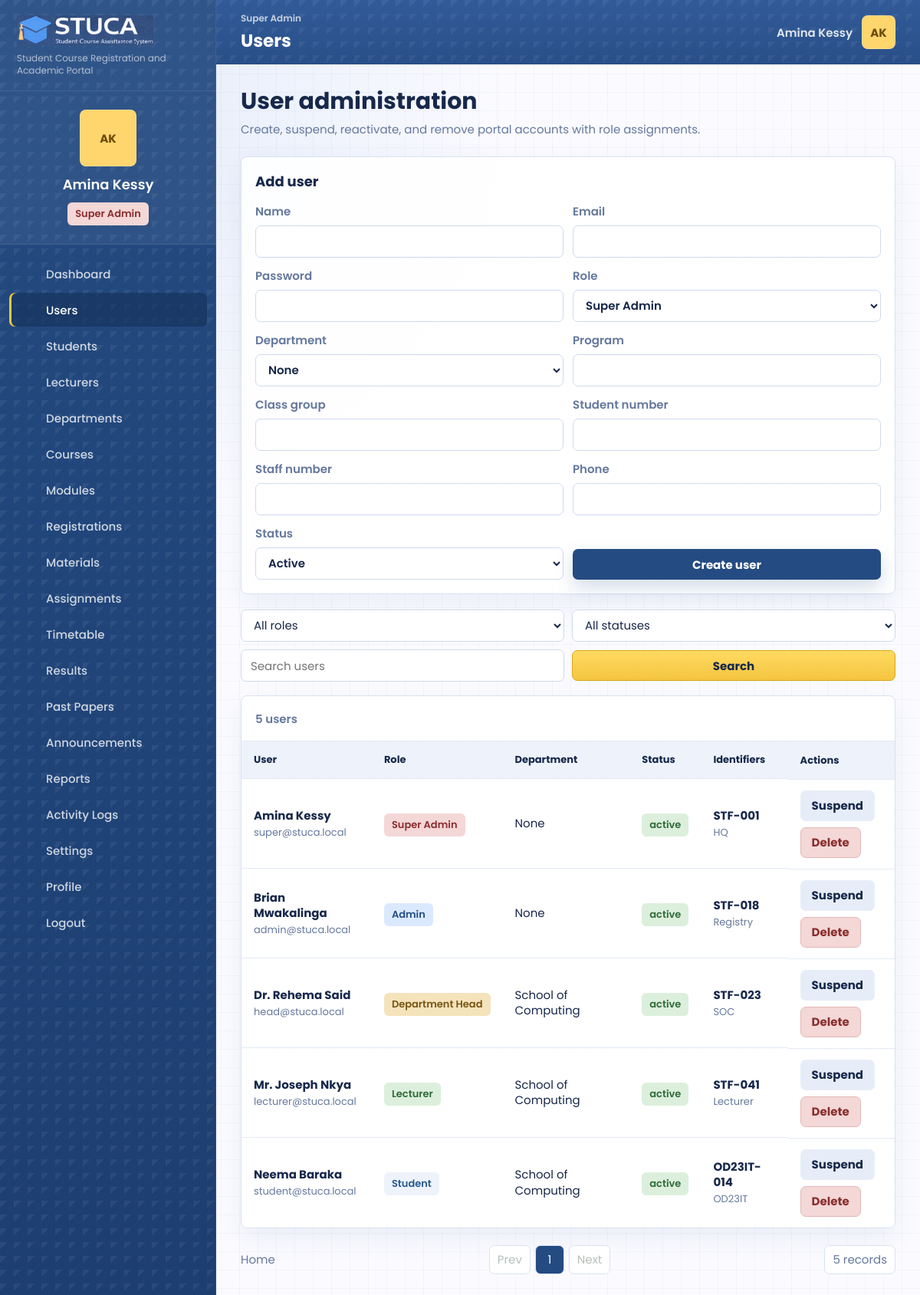
/users.php (signed in), run on the app's committed database.
### tables this page shows
CREATE TABLE users (
    id INT UNSIGNED AUTO_INCREMENT PRIMARY KEY,
    role_id INT UNSIGNED NOT NULL,
    department_id INT UNSIGNED NULL,
    name VARCHAR(140) NOT NULL,
    email VARCHAR(190) NOT NULL UNIQUE,
    password_hash VARCHAR(255) NOT NULL,
    status ENUM('active', 'suspended') NOT NULL DEFAULT 'active',
    student_number VARCHAR(60) NULL UNIQUE,
    staff_number VARCHAR(60) NULL UNIQUE,
    phone VARCHAR(40) NULL,
    program VARCHAR(160) NULL,
    class_group VARCHAR(80) NULL,
    created_at TIMESTAMP DEFAULT CURRENT_TIMESTAMP,
    updated_at TIMESTAMP DEFAULT CURRENT_TIMESTAMP ON UPDATE CURRENT_TIMESTAMP,
    INDEX idx_users_role (role_id),
    INDEX idx_users_department (department_id),
    INDEX idx_users_status (status),
    CONSTRAINT fk_users_role FOREIGN KEY (role_id) REFERENCES roles(id),
    CONSTRAINT fk_users_department FOREIGN KEY (department_id) REFERENCES departments(id) ON DELETE SET NULL
);

CREATE TABLE roles (
    id INT UNSIGNED AUTO_INCREMENT PRIMARY KEY,
    slug VARCHAR(60) NOT NULL UNIQUE,
    name VARCHAR(100) NOT NULL,
    description VARCHAR(255) NULL,
    created_at TIMESTAMP DEFAULT CURRENT_TIMESTAMP,
    updated_at TIMESTAMP DEFAULT CURRENT_TIMESTAMP ON UPDATE CURRENT_TIMESTAMP
);

CREATE TABLE departments (
    id INT UNSIGNED AUTO_INCREMENT PRIMARY KEY,
    name VARCHAR(160) NOT NULL,
    code VARCHAR(30) NOT NULL UNIQUE,
    description TEXT NULL,
    head_user_id INT UNSIGNED NULL,
    created_at TIMESTAMP DEFAULT CURRENT_TIMESTAMP,
    updated_at TIMESTAMP DEFAULT CURRENT_TIMESTAMP ON UPDATE CURRENT_TIMESTAMP,
    INDEX idx_departments_code (code)
);

### public/users.php (the view, shortened to what the rows shown need)
<?php
require dirname(__DIR__) . '/app/bootstrap.php';
$repo = repository();
$filters = [
    'role' => request_value('role'),
    'status' => request_value('status'),
    'search' => request_value('search'),
];
$users = $repo->getUsers($filters);
$pagination = paginate($users, (int) request_value('page', '1'), app_config('items_per_page'));
?>
<section class="page-title-row">
    <div>
        <h2>User administration</h2>
    </div>
</section>
<section class="panel compact">
    <div class="panel-heading">
        <h2>Add user</h2>
    </div>
</section>
<section class="panel table-panel">
    <div class="responsive-table">
        <table>
            <thead>
                <tr>
                    <th>User</th>
                    <th>Role</th>
                    <th>Department</th>
                    <th>Status</th>
                    <th>Identifiers</th>
                    <th>Actions</th>
                </tr>
            </thead>
            <tbody>
                <?php foreach ($pagination['items'] as $record): ?>
                    <tr>
                        <td>
                            <strong><?= e($record['name']) ?></strong>
                            <span><?= e($record['email']) ?></span>
                        </td>
                        <td><span class="pill <?= e(role_badge_class($record['role'])) ?>"><?= e($record['role_name'] ?? role_label($record['role'])) ?></span></td>
                        <td><?= e($record['department_name'] ?? 'None') ?></td>
                        <td><span class="pill <?= $record['status'] === 'active' ? 'success' : 'warning' ?>"><?= e($record['status']) ?></span></td>
                        <td>
                            <strong><?= e($record['student_number'] ?: $record['staff_number'] ?: 'Not set') ?></strong>
                            <span><?= e($record['class_group'] ?? '') ?></span>
                        </td>
                        <td class="action-cell">
                            <form method="post" class="inline-form">
                                <button class="button subtle" type="submit"><?= $record['status'] === 'active' ? 'Suspend' : 'Activate' ?></button>
                            </form>
                            <form method="post" class="inline-form" data-confirm="Delete this account?">
                                <button class="button danger" type="submit">Delete</button>
                            </form>
                        </td>
                    </tr>
                <?php endforeach; ?>
            </tbody>
        </table>
    </div>
</section>

### data on the page
users: name "Amina Kessy", email "super@stuca.local", role.name "Super Admin", department_name "None", status "active", staff_number "STF-001", class_group "HQ", shows "Suspend"
users: name "Brian Mwakalinga", email "admin@stuca.local", role.name "Admin", department_name "None", status "active", staff_number "STF-018", class_group "Registry", shows "Suspend"
users: name "Dr. Rehema Said", email "head@stuca.local", role.name "Department Head", department.name "School of Computing", status "active", staff_number "STF-023", class_group "SOC", shows "Suspend"
users: name "Mr. Joseph Nkya", email "lecturer@stuca.local", role.name "Lecturer", department.name "School of Computing", status "active", staff_number "STF-041", class_group "Lecturer", shows "Suspend"
users: name "Neema Baraka", email "student@stuca.local", role.name "Student", department.name "School of Computing", status "active", student_number "OD23IT-014", class_group "OD23IT", shows "Suspend"

### other printed values
$config['app_subtitle'] "Student Course Registration and Academic Portal"
initials($displayName) "AK"
$displayName "Amina Kessy"
$role "Super Admin"
$item['label'] "Dashboard"
$item['label'] "Users"
$item['label'] "Students"
$item['label'] "Lecturers"
$item['label'] "Departments"
$item['label'] "Courses"
$item['label'] "Modules"
$item['label'] "Registrations"
$item['label'] "Materials"
$item['label'] "Assignments"
$item['label'] "Timetable"
